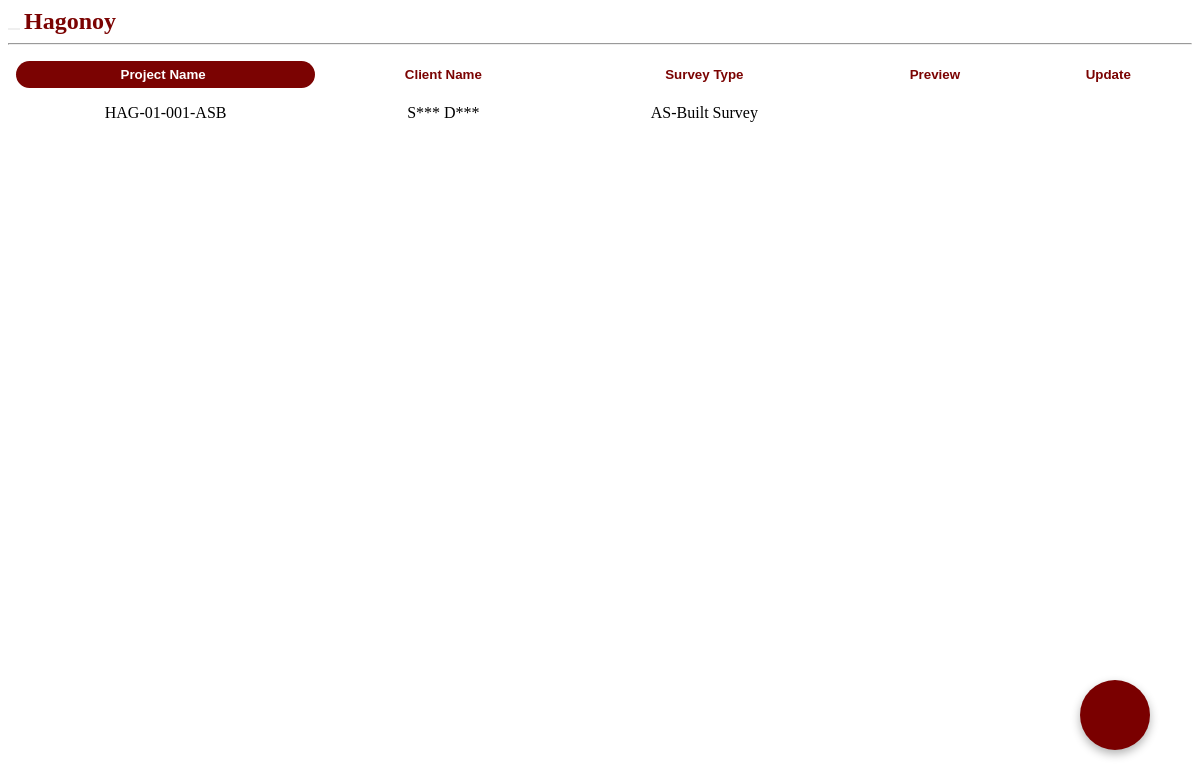
The app's page /project_list.php?municipality=Hagonoy with its own data.
### tables this page shows
CREATE TABLE `project` (
  `ProjectID` varchar(20) NOT NULL,
  `AddressID` varchar(20) NOT NULL,
  `LotNo` varchar(50) NOT NULL,
  `ClientLName` varchar(50) NOT NULL,
  `ClientFName` varchar(50) NOT NULL,
  `SurveyType` enum('Relocation Survey','Verification Survey','Subdivision Survey','Consolidation Survey','Topographic Survey','AS-Built Survey','Sketch Plan / Vicinity Map','Land Titling / Transfer','Real Estate') NOT NULL,
  `DigitalLocation` varchar(255) NOT NULL,
  `SurveyStartDate` date NOT NULL,
  `SurveyEndDate` date DEFAULT NULL,
  `Agent` varchar(255) DEFAULT NULL,
  `RequestType` enum('For Approval','Sketch Plan') NOT NULL,
  `Approval` enum('LRA','PSD','CSD') DEFAULT NULL,
  `ProjectStatus` varchar(20) NOT NULL,
  `StorageStatus` varchar(20) DEFAULT NULL,
  `ProjectQR` varchar(255) NOT NULL
);

### project_list.php (the view, shortened to what this page needs)
<link rel="stylesheet" href="css/project_list.css">
<?php
include 'server/server.php';
$municipality = isset($_GET['municipality']) ? $_GET['municipality'] : '';
$sql = "SELECT
            p.ProjectID,
            p.LotNo,
            p.ClientFName,
            p.ClientLName,
            p.SurveyType,
            p.Agent,
            p.SurveyStartDate,
            p.SurveyEndDate,
            p.Approval,
            p.RequestType,
            a.Address AS StreetAddress,
            a.Barangay,
            a.Municipality,
            a.Province
        FROM project p
        JOIN address a ON p.AddressID = a.AddressID";
if (!empty($municipality)) {
    $sql .= " WHERE a.Municipality = ?";
    $stmt = $conn->prepare($sql);
    $stmt->bind_param("s", $municipality);
    $stmt->execute();
    $result = $stmt->get_result();
} else {
    $result = $conn->query($sql);
}
$projects = [];
if ($result && $result->num_rows > 0) {
    while ($row = $result->fetch_assoc()) {
        $projects[] = $row;
    }
}
?>
<?php
function formatAddress($street, $barangay, $municipality, $province)
{
    $parts = array_filter([
        $street,
        $barangay,
        $municipality,
        $province
    ]);
    return implode(', ', $parts);
}
?>
<?php
function maskName($fname, $lname)
{
    $maskedF = strlen($fname) > 0 ? $fname[0] . '***' : '';
    $maskedL = strlen($lname) > 0 ? $lname[0] . '***' : '';
    return $maskedF . ' ' . $maskedL;
}
?>
<div class="topbar">
    <button type="button" id="list-back-btn" class="fa fa-arrow-left" data-page="documents.php"></button>
    <span>
        <?= !empty($municipality) ? htmlspecialchars($municipality) : "Project List" ?>
    </span>
</div>
<hr class="top-line" />
<table class="projectlist-table" id="projectTable">
    <thead>
        <tr>
            <th><button class="sort-btn active-sort" onclick="sortTable(0, this)">Project Name </button></th>
            <th><button class="sort-btn" onclick="sortTable(1, this)">Client Name</button></th>
            <th><button class="sort-btn" onclick="sortTable(2, this)">Survey Type</button></th>
            <th><button class="sort-btn">Preview</button></th>
            <th><button class="sort-btn">Update</button></th>
        </tr>
    </thead>
    <tbody>
        <?php foreach ($projects as $project): ?>
            <tr ondblclick="handleRowDoubleClick(this)" onclick="highlightRow(this)"
                data-projectid="<?= htmlspecialchars($project['ProjectID'], ENT_QUOTES) ?>"
                data-lotno="<?= htmlspecialchars($project['LotNo'], ENT_QUOTES) ?>"
                data-clientfullname="<?= htmlspecialchars($project['ClientFName'] . ' ' . $project['ClientLName'], ENT_QUOTES) ?>"
                data-agent="<?= htmlspecialchars($project['Agent'] ?? 'not available', ENT_QUOTES) ?>" data-surveyperiod="<?= htmlspecialchars(
                         date('F j, Y', strtotime($project['SurveyStartDate'])) . ' - ' . date('F j, Y', strtotime($project['SurveyEndDate'])),
                         ENT_QUOTES
                     ) ?>" data-address="<?= htmlspecialchars(formatAddress(
                          $project['StreetAddress'] ?? '',
                          $project['Barangay'] ?? '',
                          $project['Municipality'] ?? '',
                          $project['Province'] ?? ''
                      ), ENT_QUOTES) ?>" data-approval="<?= htmlspecialchars($project['Approval'] ?? '', ENT_QUOTES) ?>"
                data-requesttype="<?= htmlspecialchars($project['RequestType'] ?? '', ENT_QUOTES) ?>">
                <td class="row-first"><?= htmlspecialchars($project['ProjectID']) ?></td>
                <td><?= htmlspecialchars(maskName($project['ClientFName'], $project['ClientLName'])) ?></td>
                <td><?= htmlspecialchars($project['SurveyType']) ?></td>
                <td><button class="preview-btn fa fa-eye"></button></td>
                <td class="row-last">
                    <button class="update-btn fa fa-edit"
                        data-projectid="<?= htmlspecialchars($project['ProjectID'], ENT_QUOTES) ?>"
                        onclick="redirectToUpdate(this)">
                    </button>
                </td>
            </tr>
        <?php endforeach; ?>
    </tbody>
</table>
<div class="floating-add-project" data-page="upload.php">
</div>

### css/project_list.css (style rules this page uses)
.topbar span { font-size: 2cqw; color: #7B0302; font-weight: 700; }
.floating-add-project { position: fixed; bottom: 50px; right: 50px; background-color: #7a0000; border-radius: 50%; width: 70px; height: 70px; display: flex; justify-content: center; align-items: center; cursor: pointer; box-shadow: 0 4px 10px rgba(0, 0, 0, 0.3); z-index: 50; transition: transform 0.3s ease; }
.projectlist-table { width: 100%; border-collapse: collapse; }
.projectlist-table th, .projectlist-table td { padding: 8px; text-align: left; }
.projectlist-table td { text-align: center; padding: 8px; }
.sort-btn { width: 100%; background: transparent; border: none; color: #7B0302; font-weight: bold; cursor: pointer; padding: 6px; transition: background 0.3s, color 0.3s; }
.sort-btn.active-sort { background-color: #7B0302; color: white; border-radius: 4cqw; }
.preview-btn { color: black; cursor: pointer; font-size: 1.25cqw; transition: color 0.3s; border: none; background-color: transparent; }
.update-btn { color: black; cursor: pointer; font-size: 1.25cqw; transition: color 0.3s; border: none; background-color: transparent; }
#projectTable tbody tr { cursor: pointer; border-radius: 10cqw; }
.row-first { border-top-left-radius: 5cqw; border-bottom-left-radius: 5cqw; }
.row-last { border-top-right-radius: 5cqw; border-bottom-right-radius: 5cqw; }
#list-back-btn { font-size: 2vw; border: none; color: #7B0302; cursor: pointer; transition: color 0.3s; }

### records on screen
project: ProjectID "HAG-01-001-ASB", ClientFName+ClientLName "S*** D***", SurveyType "AS-Built Survey"

### other values on screen
$municipality "Hagonoy"
